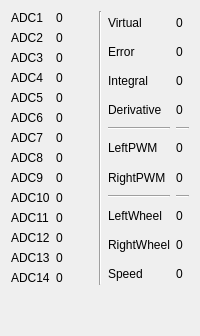
          <widget class="QWidget" name="tab_8">
           <attribute name="icon">
            <iconset resource="Icons/icons.qrc">
             <normaloff>:/allIcons/Color-MS-Excel-icon.png</normaloff>:/allIcons/Color-MS-Excel-icon.png</iconset>
           </attribute>
           <attribute name="title">
            <string>Raw</string>
           </attribute>
           <layout class="QVBoxLayout" name="verticalLayout_14">
            <item>
             <layout class="QVBoxLayout" name="verticalLayout_13">
              <item>
               <layout class="QHBoxLayout" name="horizontalLayout_11">
                <item>
                 <layout class="QGridLayout" name="gridLayout_13">
                  <item row="6" column="1">
                   <widget class="QLabel" name="label_adc7">
                    <property name="text">
                     <string>0</string>
                    </property>
                   </widget>
                  </item>
                  <item row="5" column="1">
                   <widget class="QLabel" name="label_adc6">
                    <property name="text">
                     <string>0</string>
                    </property>
                   </widget>
                  </item>
                  <item row="0" column="0">
                   <widget class="QLabel" name="label_24">
                    <property name="text">
                     <string>ADC1</string>
                    </property>
                   </widget>
                  </item>
                  <item row="10" column="1">
                   <widget class="QLabel" name="label_adc11">
                    <property name="text">
                     <string>0</string>
                    </property>
                   </widget>
                  </item>
                  <item row="11" column="1">
                   <widget class="QLabel" name="label_adc12">
                    <property name="text">
                     <string>0</string>
                    </property>
                   </widget>
                  </item>
                  <item row="9" column="1">
                   <widget class="QLabel" name="label_adc10">
                    <property name="text">
                     <string>0</string>
                    </property>
                   </widget>
                  </item>
                  <item row="7" column="1">
                   <widget class="QLabel" name="label_adc8">
                    <property name="text">
                     <string>0</string>
                    </property>
                   </widget>
                  </item>
                  <item row="3" column="1">
                   <widget class="QLabel" name="label_adc4">
                    <property name="text">
                     <string>0</string>
                    </property>
                   </widget>
                  </item>
                  <item row="1" column="1">
                   <widget class="QLabel" name="label_adc2">
                    <property name="text">
                     <string>0</string>
                    </property>
                   </widget>
                  </item>
                  <item row="13" column="1">
                   <widget class="QLabel" name="label_adc14">
                    <property name="text">
                     <string>0</string>
                    </property>
                   </widget>
                  </item>
                  <item row="12" column="1">
                   <widget class="QLabel" name="label_adc13">
                    <property name="text">
                     <string>0</string>
                    </property>
                   </widget>
                  </item>
                  <item row="2" column="1">
                   <widget class="QLabel" name="label_adc3">
                    <property name="text">
                     <string>0</string>
                    </property>
                   </widget>
                  </item>
                  <item row="12" column="0">
                   <widget class="QLabel" name="label_37">
                    <property name="text">
                     <string>ADC13</string>
                    </property>
                   </widget>
                  </item>
                  <item row="13" column="0">
                   <widget class="QLabel" name="label_38">
                    <property name="text">
                     <string>ADC14</string>
                    </property>
                   </widget>
                  </item>
                  <item row="4" column="1">
                   <widget class="QLabel" name="label_adc5">
                    <property name="text">
                     <string>0</string>
                    </property>
                   </widget>
                  </item>
                  <item row="11" column="0">
                   <widget class="QLabel" name="label_36">
                    <property name="text">
                     <string>ADC12</string>
                    </property>
                   </widget>
                  </item>
                  <item row="4" column="0">
                   <widget class="QLabel" name="label_29">
                    <property name="text">
                     <string>ADC5</string>
                    </property>
                   </widget>
                  </item>
                  <item row="1" column="0">
                   <widget class="QLabel" name="label_25">
                    <property name="text">
                     <string>ADC2</string>
                    </property>
                   </widget>
                  </item>
                  <item row="2" column="0">
                   <widget class="QLabel" name="label_26">
                    <property name="text">
                     <string>ADC3</string>
                    </property>
                   </widget>
                  </item>
                  <item row="3" column="0">
                   <widget class="QLabel" name="label_27">
                    <property name="text">
                     <string>ADC4</string>
                    </property>
                   </widget>
                  </item>
                  <item row="8" column="1">
                   <widget class="QLabel" name="label_adc9">
                    <property name="text">
                     <string>0</string>
                    </property>
                   </widget>
                  </item>
                  <item row="7" column="0">
                   <widget class="QLabel" name="label_32">
                    <property name="text">
                     <string>ADC8</string>
                    </property>
                   </widget>
                  </item>
                  <item row="6" column="0">
                   <widget class="QLabel" name="label_31">
                    <property name="text">
                     <string>ADC7</string>
                    </property>
                   </widget>
                  </item>
                  <item row="5" column="0">
                   <widget class="QLabel" name="label_30">
                    <property name="text">
                     <string>ADC6</string>
                    </property>
                   </widget>
                  </item>
                  <item row="8" column="0">
                   <widget class="QLabel" name="label_33">
                    <property name="text">
                     <string>ADC9</string>
                    </property>
                   </widget>
                  </item>
                  <item row="10" column="0">
                   <widget class="QLabel" name="label_35">
                    <property name="text">
                     <string>ADC11</string>
                    </property>
                   </widget>
                  </item>
                  <item row="9" column="0">
                   <widget class="QLabel" name="label_34">
                    <property name="text">
                     <string>ADC10</string>
                    </property>
                   </widget>
                  </item>
                  <item row="0" column="1">
                   <widget class="QLabel" name="label_adc1">
                    <property name="text">
                     <string>0</string>
                    </property>
                   </widget>
                  </item>
                 </layout>
                </item>
                <item>
                 <widget class="Line" name="line_8">
                  <property name="orientation">
                   <enum>Qt::Vertical</enum>
                  </property>
                 </widget>
                </item>
                <item>
                 <layout class="QGridLayout" name="gridLayout_14">
                  <item row="1" column="1">
                   <widget class="QLabel" name="label_error">
                    <property name="text">
                     <string>0</string>
                    </property>
                   </widget>
                  </item>
                  <item row="5" column="1">
                   <widget class="QLabel" name="label_lpwm">
                    <property name="text">
                     <string>0</string>
                    </property>
                   </widget>
                  </item>
                  <item row="5" column="0">
                   <widget class="QLabel" name="label_60">
                    <property name="text">
                     <string>LeftPWM</string>
                    </property>
                   </widget>
                  </item>
                  <item row="9" column="1">
                   <widget class="QLabel" name="label_lw">
                    <property name="text">
                     <string>0</string>
                    </property>
                   </widget>
                  </item>
                  <item row="6" column="1">
                   <widget class="QLabel" name="label_rpwm">
                    <property name="text">
                     <string>0</string>
                    </property>
                   </widget>
                  </item>
                  <item row="10" column="0">
                   <widget class="QLabel" name="label_63">
                    <property name="text">
                     <string>RightWheel</string>
                    </property>
                   </widget>
                  </item>
                  <item row="0" column="0">
                   <widget class="QLabel" name="label_56">
                    <property name="text">
                     <string>Virtual</string>
                    </property>
                   </widget>
                  </item>
                  <item row="6" column="0">
                   <widget class="QLabel" name="label_61">
                    <property name="text">
                     <string>RightPWM</string>
                    </property>
                   </widget>
                  </item>
                  <item row="2" column="0">
                   <widget class="QLabel" name="label_58">
                    <property name="text">
                     <string>Integral</string>
                    </property>
                   </widget>
                  </item>
                  <item row="0" column="1">
                   <widget class="QLabel" name="label_virt">
                    <property name="text">
                     <string>0</string>
                    </property>
                   </widget>
                  </item>
                  <item row="1" column="0">
                   <widget class="QLabel" name="label_57">
                    <property name="text">
                     <string>Error</string>
                    </property>
                   </widget>
                  </item>
                  <item row="9" column="0">
                   <widget class="QLabel" name="label_62">
                    <property name="text">
                     <string>LeftWheel</string>
                    </property>
                   </widget>
                  </item>
                  <item row="3" column="1">
                   <widget class="QLabel" name="label_der">
                    <property name="text">
                     <string>0</string>
                    </property>
                   </widget>
                  </item>
                  <item row="2" column="1">
                   <widget class="QLabel" name="label_int">
                    <property name="text">
                     <string>0</string>
                    </property>
                   </widget>
                  </item>
                  <item row="11" column="1">
                   <widget class="QLabel" name="label_speed">
                    <property name="text">
                     <string>0</string>
                    </property>
                   </widget>
                  </item>
                  <item row="10" column="1">
                   <widget class="QLabel" name="label_rw">
                    <property name="text">
                     <string>0</string>
                    </property>
                   </widget>
                  </item>
                  <item row="3" column="0">
                   <widget class="QLabel" name="label_59">
                    <property name="text">
                     <string>Derivative</string>
                    </property>
                   </widget>
                  </item>
                  <item row="11" column="0">
                   <widget class="QLabel" name="label_77">
                    <property name="text">
                     <string>Speed</string>
                    </property>
                   </widget>
                  </item>
                  <item row="4" column="0">
                   <widget class="Line" name="line_2">
                    <property name="orientation">
                     <enum>Qt::Horizontal</enum>
                    </property>
                   </widget>
                  </item>
                  <item row="4" column="1">
                   <widget class="Line" name="line_9">
                    <property name="orientation">
                     <enum>Qt::Horizontal</enum>
                    </property>
                   </widget>
                  </item>
                  <item row="8" column="0">
                   <widget class="Line" name="line_11">
                    <property name="orientation">
                     <enum>Qt::Horizontal</enum>
                    </property>
                   </widget>
                  </item>
                  <item row="8" column="1">
                   <widget class="Line" name="line_12">
                    <property name="orientation">
                     <enum>Qt::Horizontal</enum>
                    </property>
                   </widget>
                  </item>
                 </layout>
                </item>
               </layout>
              </item>
             </layout>
            </item>
            <item>
             <spacer name="verticalSpacer_4">
              <property name="orientation">
               <enum>Qt::Vertical</enum>
              </property>
              <property name="sizeHint" stdset="0">
               <size>
                <width>20</width>
                <height>40</height>
               </size>
              </property>
             </spacer>
            </item>
           </layout>
          </widget>
